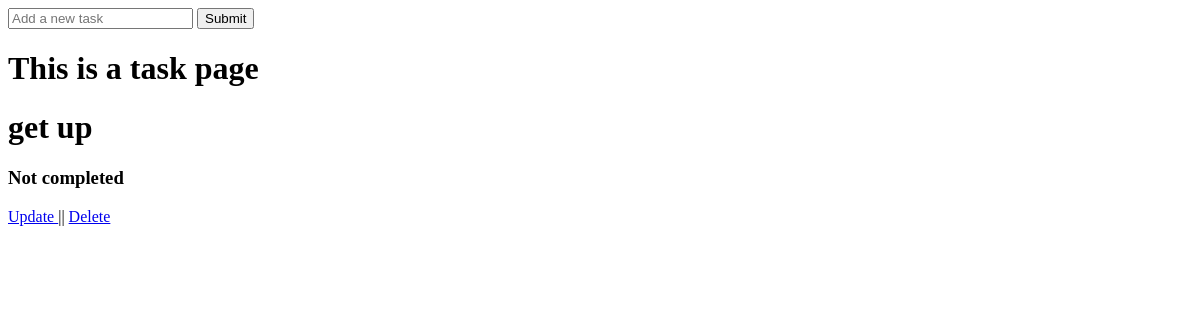
/, run on an earlier commit of the app's database.
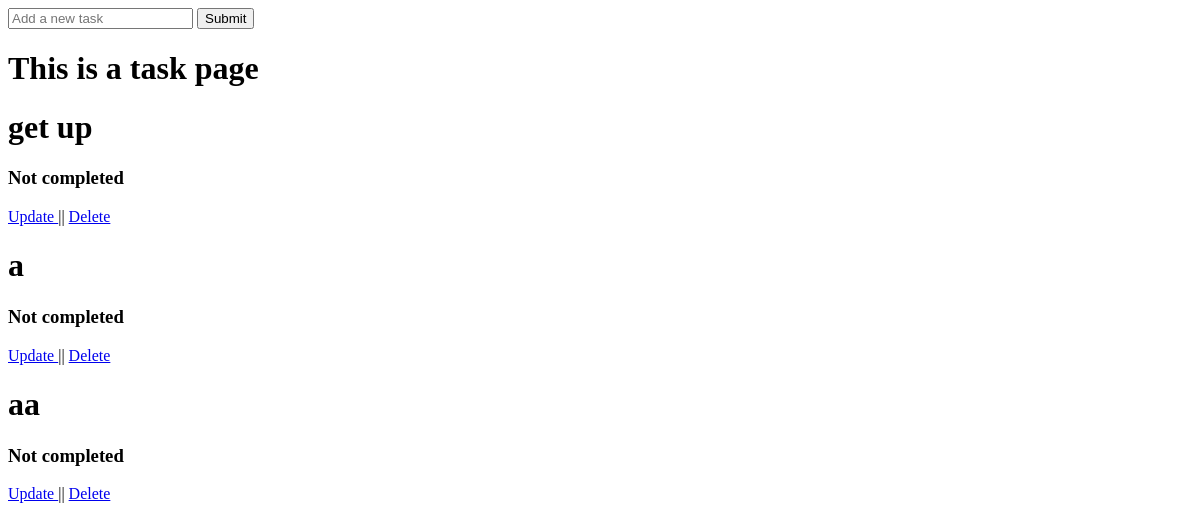
And on a later commit of the database.
### tasks/models.py (models this page shows, shortened)
class Task(models.Model):
    title = models.CharField(max_length=200)
    completed = models.BooleanField(default=False)
    created = models.DateTimeField(auto_now_add=True)

### tasks/views.py (the view)
# urls.py: path('',views.home, name=""),
def home(request):
    tasks = Task.objects.all()
    form = TaskForm()
    if request.method == "POST":
        form = TaskForm(request.POST)
        if form.is_valid():
            form.save()
        return redirect('/')
    context = {'tasks' : tasks , 'TaskForms': form}
    return render(request, 'tasks.html', context)

### tasks/forms.py
class TaskForm(forms.ModelForm):
    title = forms.CharField(widget=forms.TextInput(attrs={'placeholder': 'Add a new task'}))
    completed = forms.BooleanField(widget=forms.CheckboxInput(),required=False)
    class Meta:
        model = Task
        fields = "__all__" # adds all the columns to the form model

### tasks/templates/tasks.html (shortened to what this page needs)
<!DOCTYPE html>
<html lang="en">
<head>
</head>
<body>
    <form method="POST" action="/">
        {{TaskForms.title}}
        <input class="btn" type="submit" name="Create Task">
    </form>
    <h1>This is a task page</h1>
    {% for task in tasks %}
        <h1>{{task.title}}</h1>
        <h3>
            {% if not task.completed %}
                Not completed
            {% else %}
                Completed
            {% endif %}
        </h3>
        <a href="{% url 'update_task' task.id  %}""> Update </a> ||
        <a href="{% url 'delete_task' task.id  %}""> Delete </a>
    {% endfor %}
</body>
</html>

What changed in the data, as far as the page shows it:
added Task: title "a", completed "Not completed"
added Task: title "aa", completed "Not completed"
